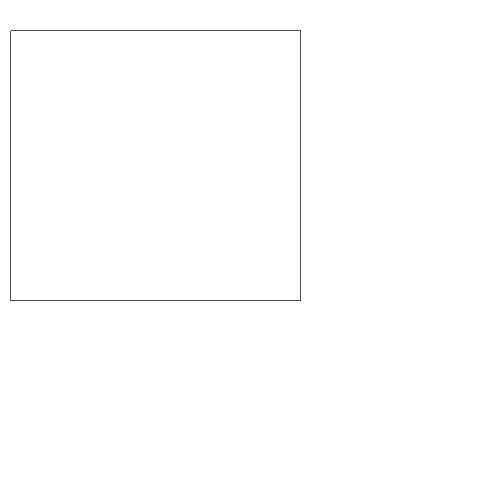
Frame 1 (no input)
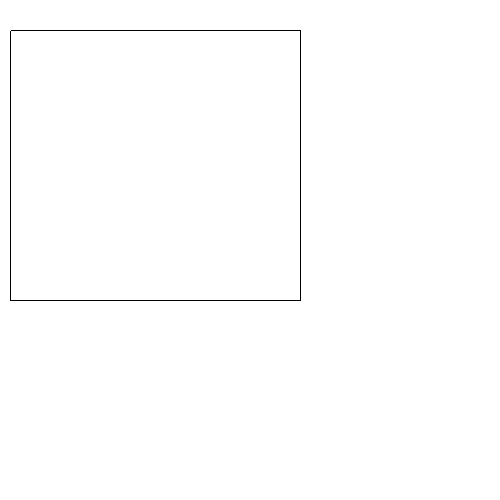
Frame 60 (the mouse pressed at the canvas centre just before this capture)
Frame 120 (the mouse held since frame 60 and released just before this capture): identical to frame 60, image omitted

The Processing sketch that drew these frames (run headless with seeded random() and noise(); from frame 60 on, the mouse is pressed at the canvas centre):

// Processing sketch: sketch_230503a
// ── sketch_230503a.pde
void setup()
{
  size(500, 500);
  smooth();
  background(255);
  stroke(80);
}

void TracarEixoX(int x1, int y1, int x2, int y2) {
  int step;
  float x, y, xinc, yinc;
  step = Math.abs(x2 - x1);
  
  if (Math.abs(y2-y1) > step)
     step = Math.abs(y2-y1); 
  
  xinc = (x2-x1) / step;
  yinc = (y2-y1) / step;
  x = x1;
  y = y1;
  // System.out.println("entrou com x=" + x + " e x2=" + x2);
  while(x < x2) {
     x = x + xinc;
     y = y + yinc;
     System.out.println("x=" + x);
     System.out.println("y=" + y);
     stroke(0);
     point(x, y);
     //System.out.println("entrou com x=" + x + " e y=" + y );
  }
}

void TracarEixoY(int x1, int y1, int x2, int y2) {
  int step;
  float x, y, xinc, yinc;
  step = Math.abs(x2 - x1);
  
  if (Math.abs(y2-y1) > step)
     step = Math.abs(y2-y1); 
  
  xinc = (x2-x1) / step;
  yinc = (y2-y1) / step;
  x = x1;
  y = y1;
  while(y < y2) {
     x = x + xinc;
     y = y + yinc;
     
     stroke(0);
     point(x, y);
  }
}

void draw() 
{
  TracarEixoX(10, 30, 300, 0); // X inicial em 10 até 300, Y começa em 30, mas não é traçado -------------- horizontal de cima
  TracarEixoY(10, 30, 0, 300); // X inicial em 10 por causa da interseccao, Y inicial em 30 até 300 ------- vertical de esquerda
  TracarEixoX(10, 300, 300, 300); // X inicial no mesmo lugar, Y inicial em 300 (no fim), x2 no final também, y1 no final também, mas nao é traçado ------- horizontal de baixo
  TracarEixoY(300, 30, 300, 300); // X inicial na última posição do X + 300, Y inicial em 30 até 300 ------- vertical da direita
}

// ── Button.pde
public class BUTTON {
   public int X = 0, Y = 0, H = 35, W = 200;
   
   // COLORS
   public color Background = color(100, 100, 100);
   public color Foreground = color(255, 255, 255);
   public color BackgroundClicked = color(50, 50, 50);
   public color Border = color(30, 30, 30);
   
   public boolean BorderEnable = false;
   public int BorderWeight = 1;
   
   private boolean clicked = false;
   public boolean IsPressed = false;
   
   public String ButtonText = "";
   public int TextSize = 24;
   
   BUTTON() {
      // CREATE OBJECT DEFAULT BUTTON
   }
   
   BUTTON(int x, int y, int w, int h) {
      X = x; Y = y; W = w; H = h;
   }
   
   void DRAW() {
      // DRAWING THE BACKGROUND
      if (clicked) {
         fill(BackgroundClicked);
      } else {
         fill(Background);
      }
      
      if (BorderEnable) {
         strokeWeight(BorderWeight);
         stroke(Border);
      } else {
         noStroke();
      }
      
      rect(X, Y, W, H);
      
      fill(Foreground);
      textSize(TextSize);
      text(ButtonText, X + (W - textWidth(ButtonText)) / 2, Y + TextSize + 2);
   }
   
   // FUNCTION FOR TESTING IS THE POINT
   // OVER THE BUTTON
   private boolean overBox(int x, int y) {
      if (x >= X && x <= X + W) {
         if (y >= Y && y <= Y + H) {
            return true;
         }
      }
      
      return false;
   }
   
   boolean PRESSED(int x, int y) {
       System.out.println("ENTROU ANTES " + ButtonText);
      if (overBox(x, y)) {
         clicked = true;
         System.out.println("ENTROU " + ButtonText);
         return true;
      } else {
         return false; 
      }
   }
   
   void UNPRESSED() {
         clicked = false;
   }
   
   void RELEASED(int x, int y) {
      clicked = false;
   }
}

// ── Circle.pde
public class Circle {
   public int X;
   public int Y;
   public int H;
   public color Background = color(255, 255, 255);
   public color BackgroundClicked = color(24, 230, 224);
   public boolean IsSelected = false;
   public boolean clicked;
   
   Circle() {
   }
   
   Circle(int x, int y, int h) {
      X = x; 
      Y = y; 
      H = h;
   }
   
   void DRAW() {
      if (clicked) {
         stroke(BackgroundClicked);
      } else {
         stroke(Background);
      }
      Draw(X, Y, H);
   }
   
  private boolean overCircle(int xPos, int yPos, int xCircle, int yCircle, int circleWidth){
    if (dist(xPos, yPos, xCircle, yCircle) <= circleWidth) {
      return true;
    }
    else {
      return false;
    }
  }
   
   void PRESSED(int x, int y) {
      if (overCircle(x, y, X, Y, H)) {
         clicked = true;
         IsSelected = true;
      }
   }
   
  void circlePoints(int cx, int cy, int x, int y){
  if (x == 0) {
    point(cx, cy + y);
    point(cx, cy - y);
    point(cx + y, cy);
    point(cx - y, cy);
  } else 
  if (x == y) {
    point(cx + x, cy + y);
    point(cx - x, cy + y);
    point(cx + x, cy - y);
    point(cx - x, cy - y);
  } else 
  if (x < y) {
    point(cx + x, cy + y);
    point(cx - x, cy + y);
    point(cx + x, cy - y);
    point(cx - x, cy - y);
    point(cx + y, cy + x);
    point(cx - y, cy + x);
    point(cx + y, cy - x);
    point(cx - y, cy - x);
  }
}

void circleMidpoint(int xCenter, int yCenter, int radius){
  int x = 0;
  int y = radius;
  int p = (5 - radius*4)/4;
  circlePoints(xCenter, yCenter, x, y);
  while (x < y) {
    x++;
    if (p < 0) {
      p += 2*x+1;
    } else {
      y--;
      p += 2*(x-y)+1;
    }
    
    strokeWeight(radius*2);
    point(xCenter, yCenter);
    strokeWeight(1);
    circlePoints(xCenter, yCenter, x, y);
  }
}
  
  void Draw(int x, int y, int h) {
    circleMidpoint(x, y, h);
  }
 }

// ── Square.pde
public class Square {
   public int X;
   public int Y;
   public int H;
   public color Background = color(0, 0, 0);
   public color BackgroundClicked = color(242, 50, 50);
   public boolean IsSelected = false;
   public boolean clicked = false;
   
   Square() {
   }
   
   Square(int x, int y, int h) {
      X = x; 
      Y = y; 
      H = h;
   }
   
   void DRAW() {
      if (clicked) {
         stroke(BackgroundClicked);
      } else {
         stroke(Background);
      }
      Draw(X, Y, H);
   }
   
   private boolean overBox(int x, int y) {
      if (x >= X && x <= X + H) {
         if (y >= Y && y <= Y + H) {
            return true;
         }
      }
      
      return false;
   }
   
   void PRESSED(int x, int y) {
      if (overBox(x, y)) {
         clicked = true;
         IsSelected = true;
      }
   }
   
  void tracarEixoX(int x1, int y1, int x2, int y2) {
    int step;
    float x, y, xinc, yinc;
    step = Math.abs(x2 - x1);
    if (Math.abs(y2-y1) > step)
       step = Math.abs(y2-y1); 

    xinc = (x2-x1) / step;
    yinc = (y2-y1) / step;
    x = x1;
    y = y1;
    while(x < x2) {
       x = x + xinc;
       y = y + yinc;
       point(x, y);
    }
  }

  void tracarEixoY(int x1, int y1, int x2, int y2) {
    int step;
    float x, y, xinc, yinc;
    step = Math.abs(x2 - x1);
    
    if (Math.abs(y2-y1) > step)
       step = Math.abs(y2-y1); 
    
    xinc = (x2-x1) / step;
    yinc = (y2-y1) / step;
    x = x1;
    y = y1;
    while(y < y2) {
       x = x + xinc;
       y = y + yinc;
       point(x, y);
    }
  }
  
  void Draw(int x, int y, int h) {
    tracarEixoX(x, y, x + h, y);
    tracarEixoY(x + h, y, x + h, y + h);
    tracarEixoX(x, y + h, x + h, y  + h);
    tracarEixoY(x, y, x, y + h);
  }
 }

// ── Textbox.pde
public class TEXTBOX {
   public int X = 0, Y = 0, H = 35, W = 200;
   public int TEXTSIZE = 24;
   public String Name;
   // COLORS
   public color Background = color(140, 140, 140);
   public color Foreground = color(0, 0, 0);
   public color BackgroundSelected = color(160, 160, 160);
   public color Border = color(30, 30, 30);
   
   public boolean BorderEnable = false;
   public int BorderWeight = 1;
   
   public String Text = "";
   public int TextLength = 0;

   public boolean selected = false;
   
   TEXTBOX() {
      // CREATE OBJECT DEFAULT TEXTBOX
   }
   
   TEXTBOX(int x, int y, int w, int h) {
      X = x; Y = y; W = w; H = h;
   }
   
   void DRAW() {
      // DRAWING THE BACKGROUND
      if (selected) {
         fill(BackgroundSelected);
      } else {
         fill(Background);
      }
      
      if (BorderEnable) {
         strokeWeight(BorderWeight);
         stroke(Border);
      } else {
         noStroke();
      }
      
      rect(X, Y, W, H);
      
      // DRAWING THE TEXT ITSELF
      fill(Foreground);
      textSize(TEXTSIZE);
      text(Text, X + (textWidth("a") / 2), Y + TEXTSIZE);
   }
   
   // IF THE KEYCODE IS ENTER RETURN 1
   // ELSE RETURN 0
   boolean KEYPRESSED(char KEY, int KEYCODE) {
      if (selected) {
         if (KEYCODE == (int)BACKSPACE) {
            BACKSPACE();
         } else if (KEYCODE == 32) {
            // SPACE
            addText(' ');
         } else if (KEYCODE == (int)ENTER) {
            return true;
         } else {
            // CHECK IF THE KEY IS A LETTER OR A NUMBER
            boolean isKeyCapitalLetter = (KEY >= 'A' && KEY <= 'Z');
            boolean isKeySmallLetter = (KEY >= 'a' && KEY <= 'z');
            boolean isKeyNumber = (KEY >= '0' && KEY <= '9');
      
            if (isKeyCapitalLetter || isKeySmallLetter || isKeyNumber) {
               addText(KEY);
            }
         }
      }
      
      return false;
   }
   
   private void addText(char text) {
      // IF THE TEXT WIDHT IS IN BOUNDARIES OF THE TEXTBOX
      if (textWidth(Text + text) < W) {
         Text += text;
         TextLength++;
      }
   }
   
   private void BACKSPACE() {
      if (TextLength - 1 > 0) {
         Text = Text.substring(0, TextLength - 1);
         TextLength--;
      }
   }
   
   // FUNCTION FOR TESTING IS THE POINT
   // OVER THE TEXTBOX
   private boolean overBox(int x, int y) {
      if (x >= X && x <= X + W) {
         if (y >= Y && y <= Y + H) {
            return true;
         }
      }
      
      return false;
   }
   
   void PRESSED(int x, int y) {
      if (overBox(x, y)) {
         selected = true;
         Text = "";
      } else {
         selected = false;
      }
   }
}
